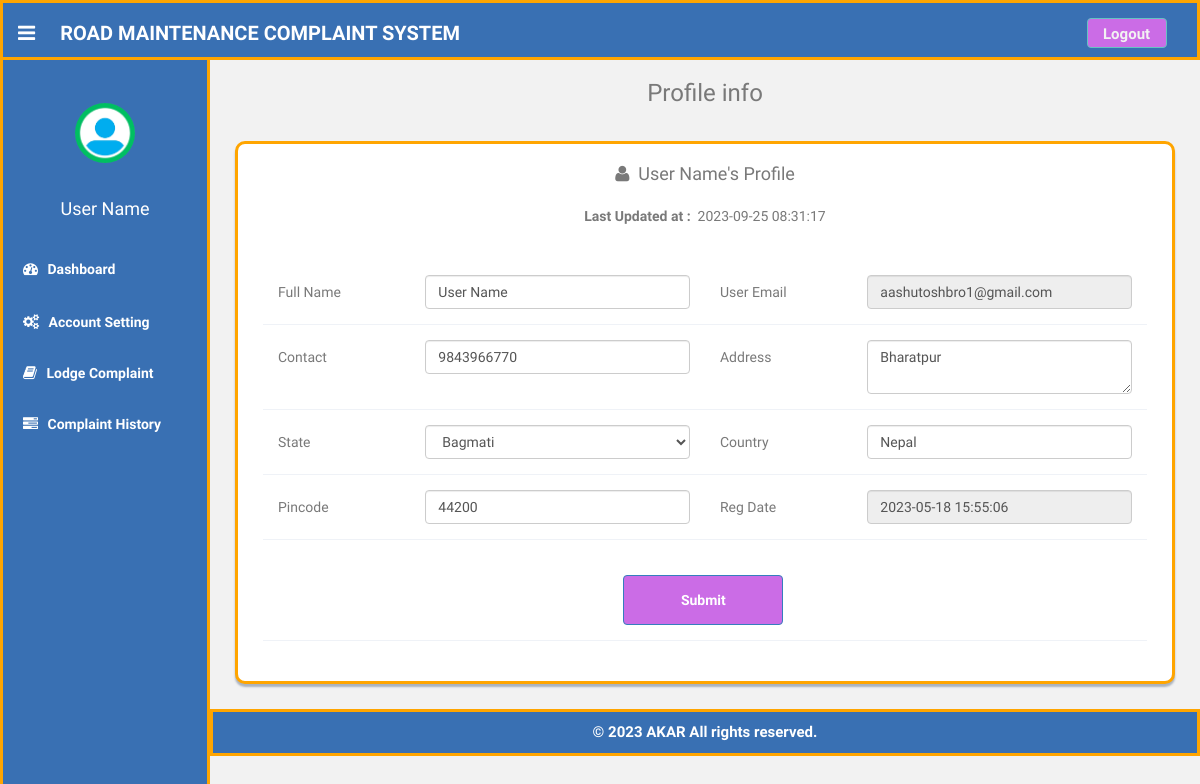
/users/profile.php (signed in), run on the app's committed database.
### tables this page shows
CREATE TABLE `users` (
  `id` int(11) NOT NULL,
  `fullName` varchar(255) DEFAULT NULL,
  `userEmail` varchar(255) DEFAULT NULL,
  `password` varchar(255) DEFAULT NULL,
  `contactNo` bigint(11) DEFAULT NULL,
  `address` tinytext DEFAULT NULL,
  `State` varchar(255) DEFAULT NULL,
  `country` varchar(255) DEFAULT NULL,
  `pincode` int(6) DEFAULT NULL,
  `userImage` varchar(255) DEFAULT NULL,
  `regDate` timestamp NOT NULL DEFAULT current_timestamp(),
  `updationDate` timestamp NULL DEFAULT current_timestamp() ON UPDATE current_timestamp(),
  `status` int(1) NOT NULL,
  `reset_token_hash` varchar(64) DEFAULT NULL,
  `reset_token_expires_at` datetime DEFAULT NULL
);

### users/profile.php (the view, shortened to what this page needs)
<?php
include('includes/config.php');
if(strlen($_SESSION['login'])==0)
  {
header('location:index.php');
}
else{
?>
<!DOCTYPE html>
<html lang="en">
  <head>
    <link href="assets/css/bootstrap.css" rel="stylesheet">
    <link href="assets/font-awesome/css/font-awesome.css" rel="stylesheet" />
    <link rel="stylesheet" type="text/css" href="assets/js/bootstrap-datepicker/css/datepicker.css" />
    <link rel="stylesheet" type="text/css" href="assets/js/bootstrap-daterangepicker/daterangepicker.css" />
    <link href="assets/css/style.css" rel="stylesheet">
    <link href="assets/css/style-responsive.css" rel="stylesheet">
  </head>
  <body>
  <section id="container" >
    <?php include("includes/header.php");?>
    <?php include("includes/sidebar.php");?>
    <section id="main-content">
      <section class="wrapper centered">
        <h3>Profile info</h3>
        <div class="row mt">
          <div class="col-lg-12">
            <div class="form-panel" style="border:3px solid orange;border-radius:10px;">
              <?php $query=mysqli_query($bd, "select * from users where userEmail='".$_SESSION['login']."'");
              while($row=mysqli_fetch_array($query))
              {
              ?>
              <h4 class="mb centered"><i class="fa fa-user"></i>&nbsp;&nbsp;<?php echo htmlentities($row['fullName']);?>'s Profile</h4>
              <h5 class="mb centered" style="margin-bottom:50px;"><b>Last Updated at :</b>&nbsp;&nbsp;<?php echo htmlentities($row['updationDate']);?></h5>
              <form class="form-horizontal style-form" method="post" name="profile" style="font-size:14px;margin:30px;">
                <div class="form-group">
                  <label class="col-sm-2 col-sm-2 control-label">Full Name</label>
                  <div class="col-sm-4">
                    <input type="text" name="fullname" required="required" value="<?php echo htmlentities($row['fullName']);?>" class="form-control" >
                  </div>
                  <label class="col-sm-2 col-sm-2 control-label">User Email </label>
                  <div class="col-sm-4">
                    <input type="email" name="useremail" required="required" value="<?php echo htmlentities($row['userEmail']);?>" class="form-control" readonly>
                  </div>
                </div>
                <div class="form-group">
                  <label class="col-sm-2 col-sm-2 control-label">Contact</label>
                  <div class="col-sm-4">
                    <input type="text" name="contactno" required="required" value="<?php echo htmlentities($row['contactNo']);?>" class="form-control">
                  </div>
                  <label class="col-sm-2 col-sm-2 control-label">Address </label>
                  <div class="col-sm-4">
                    <textarea  name="address" required="required" class="form-control"><?php echo htmlentities($row['address']);?></textarea>
                  </div>
                </div>
                <div class="form-group">
                  <label class="col-sm-2 col-sm-2 control-label">State</label>
                  <div class="col-sm-4">
                    <select name="state" required="required" class="form-control">
                      <option value="<?php echo htmlentities($row['State']);?>"><?php echo htmlentities($st=$row['State']);?></option>
                    </select>
                  </div>
                  <label class="col-sm-2 col-sm-2 control-label">Country </label>
                  <div class="col-sm-4">
                    <input type="text" name="country" required="required" value="<?php echo htmlentities($row['country']);?>" class="form-control">
                  </div>
                </div>
                <div class="form-group">
                  <label class="col-sm-2 col-sm-2 control-label">Pincode</label>
                  <div class="col-sm-4">
                    <input type="text" name="pincode" maxlength="6" required="required" value="<?php echo htmlentities($row['pincode']);?>" class="form-control">
                  </div>
                  <label class="col-sm-2 col-sm-2 control-label">Reg Date </label>
                  <div class="col-sm-4">
                    <input type="text" name="regdate" required="required" value="<?php echo htmlentities($row['regDate']);?>" class="form-control" readonly>
                  </div>
                </div>
                <?php } ?>
                <div class="form-group centered">
                  <div class="col-sm-10" style="padding-left:18%">
                    <button type="submit" name="submit" class="btn btn-primary" style="margin-top:20px;font-weight:bold;font-size:14px;width:160px;height:50px;">Submit</button>
                  </div>
                </div>
              </form>
            </div>
          </div>
        </div>
      </section>
      <section>
        <?php include("includes/footer.php");?>
      </section>
    </section>
  </section>
  </body>
</html>
<?php } ?>

### users/includes/sidebar.php (shortened to what this page needs)
<aside>
    <div id="sidebar"  class="nav-collapse " style="background:#3970b3;color:#fff;border:3px solid orange;" >
        <ul class="sidebar-menu" id="nav-accordion">
            <p class="centered" style="margin-top:100px;"><a href="profile.html"><img src="assets\img\ui-sam.jpg" class="img-circle" width="60"></a></p>
            <?php $query=mysqli_query($bd, "select fullName from users where userEmail='".$_SESSION['login']."'");
                while($row=mysqli_fetch_array($query))
                {
            ?>
            <h4 class="centered" style="margin-top:36px;"><?php echo htmlentities($row['fullName']);?></h4>
            <?php } ?>
            <li class="mt">
                <a href="dashboard.php" style="color:#fff;font-size:14px;font-weight:bold;">
                    <i class="fa fa-dashboard"></i>
                    <span>Dashboard</span>
                </a>
            </li>
            <li class="sub-menu">
                <a href="javascript:;"  style="color:#fff;font-size:14px;font-weight:bold;" >
                    <i class="fa fa-cogs"></i>
                    <span>Account Setting</span>
                </a>
            </li>
            <li class="sub-menu">
                <a href="register-complaint.php" style="color:#fff;font-size:14px;font-weight:bold;" >
                    <i class="fa fa-book"></i>
                    <span>Lodge Complaint</span>
                </a>
            </li>
            <li class="sub-menu">
                <a href="complaint-history.php" style="color:#fff;font-size:14px;font-weight:bold;" >
                    <i class="fa fa-tasks"></i>
                    <span>Complaint History</span>
                </a>
            </li>
        </ul>
    </div>
</aside>

### users/assets/css/style.css (style rules this page uses)
body { color: #797979; background: #f2f2f2; font-family: "Ruda", sans-serif; padding: 0px !important; margin: 0px !important; font-size: 13px; }
ul li { list-style: none; }
a, a:hover, a:focus { text-decoration: none; outline: none; }
#container { width: 100%; height: 100%; }
.centered { text-align: center; }
.mt { margin-top: 25px; }
.mb { margin-bottom: 25px; }
#sidebar { width: 210px; height: 100%; position: fixed; background: #424a5d; }
#sidebar ul li { position: relative; }
ul.sidebar-menu, ul.sidebar-menu li ul.sub { margin: -2px 0 0; padding: 0; }
ul.sidebar-menu { margin-top: 75px; }
ul.sidebar-menu li { margin-bottom: 5px; margin-left: 10px; margin-right: 10px; }
ul.sidebar-menu li.sub-menu { line-height: 15px; }
ul.sidebar-menu li a span { display: inline-block; }
ul.sidebar-menu li a { color: #aeb2b7; text-decoration: none; display: block; padding: 15px 0 15px 10px; font-size: 12px; outline: none; -webkit-transition: all 0.3s ease; -moz-transition: all 0.3s ease; -o-transition: all 0.3s ease; -ms-transition: all 0.3s ease; transition: all 0.3s ease; }
ul.sidebar-menu li a i { font-size: 15px; padding-right: 6px; }
#main-content { margin-left: 210px; }
.wrapper { display: inline-block; margin-top: 60px; padding-left: 15px; padding-right: 15px; padding-bottom: 15px; padding-top: 0px; width: 100%; }
.form-panel { background: #ffffff; margin: 10px; padding: 10px; box-shadow: 0px 3px 2px #aab2bd; text-align: left; }
label { font-weight: 400; }
.form-horizontal.style-form .form-group { border-bottom: 1px solid #eff2f7; padding-bottom: 15px; margin-bottom: 15px; }
@media (min-width: 768px) { .form-horizontal .control-label { text-align: left; } }

### data on the page
users: fullName "User Name", updationDate "2023-09-25 08:31:17", fullname "User Name", useremail "aashutoshbro1@gmail.com", contactno "9843966770", address "Bharatpur", state "Bagmati", country "Nepal", pincode "44200", regdate "2023-05-18 15:55:06"
